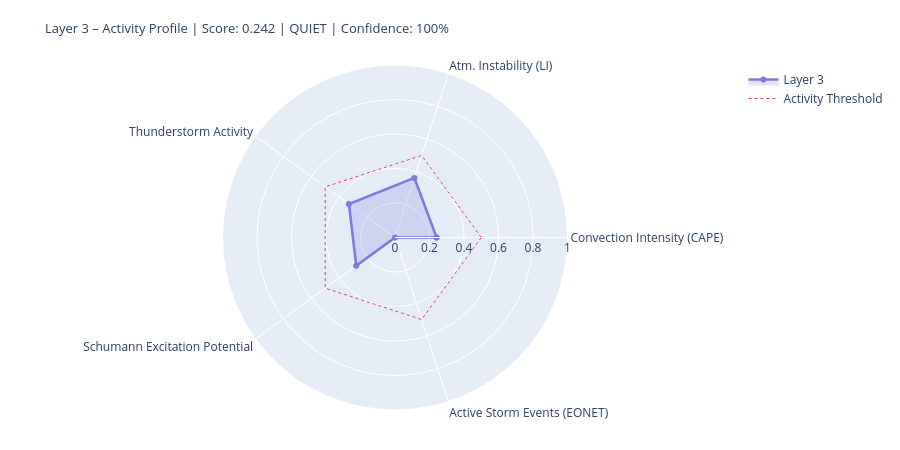

The code cell stored with this chart in its notebook:
### Markdown cell above
---
## 4. State Assessment & Handoff to Layer 4/5

### Code cell
# ============================================================
# LAYER-3-SCORE
# Five dynamic components
# ============================================================

def norm(v, lo, hi):
    if v is None or (isinstance(v, float) and math.isnan(v)): return None
    return round(max(0.0, min(1.0, (v - lo) / (hi - lo))), 4)

# --- 1) Convection intensity (global CAPE mean) ---
cape_mean = df_atm['cape'].dropna().mean() if not df_atm.empty else None
conv_score = norm(cape_mean, 0, 3000)
conv_src   = 'primary' if cape_mean is not None else 'missing'

# --- 2) Atmospheric instability (LI mean) ---
li_mean   = df_atm['li'].dropna().mean() if not df_atm.empty else None
# Negative LI = unstable → higher score
instab_score = norm(-li_mean if li_mean is not None else None, -6, 6)
instab_src   = 'primary' if li_mean is not None else 'missing'

# --- 3) Thunderstorm activity (mean thunder score + WMO count) ---
thunder_mean = df_atm['thunder_score'].mean() if not df_atm.empty else None
n_thunder    = int(df_atm['thunderstorm'].sum()) if not df_atm.empty else 0
thunder_score_val = norm(
    (thunder_mean or 0) * 0.7 + n_thunder * 0.1, 0, 1.0
) if thunder_mean is not None else None
thunder_src = 'primary'

# --- 4) Schumann excitation potential (weighted Schumann contribution) ---
schumann_pot = df_atm['schumann_contribution'].mean() if not df_atm.empty else None
# Boosted by Layer-2 thunderstorm trigger
if schumann_pot is not None and l2_thunder:
    schumann_pot = min(1.0, schumann_pot * 1.2)
schumann_score = norm(schumann_pot, 0, 1.0) if schumann_pot is not None else None
schumann_src   = 'derived'

# --- 5) Storm activity (NASA EONET) ---
# Distinction: None = data not loaded, 0.0 = loaded but no events
storm_score = None
storm_src   = 'missing'
if raw.get('storms') is not None:          # API reached successfully
    storm_score = norm(len(storm_events), 0, 30) if storm_events else 0.0
    storm_src   = 'primary'

# X-Ray and Kp: context only, not in dynamic score
# (X-Ray = Layer-0/4 driver; Kp = geomagnetic index, not a lightning proxy)
xray_context = None
if raw.get('xray'):
    df_xc = pd.DataFrame(raw['xray'])
    fc = next((c for c in df_xc.columns
               if any(k in c.lower() for k in ['flux','long']) and 'time' not in c.lower()),
              df_xc.columns[1])
    df_xc[fc] = pd.to_numeric(df_xc[fc], errors='coerce')
    xray_last = df_xc[fc].dropna().iloc[-1] if not df_xc[fc].dropna().empty else None
    if xray_last:
        xray_class = ('X' if xray_last>=1e-4 else 'M' if xray_last>=1e-5
                      else 'C' if xray_last>=1e-6 else 'B')
        xray_context = {'flux': float(xray_last), 'class': xray_class}
        print(f'X-Ray context: {xray_class}-class ({xray_last:.2e} W/m²)')

# --- Aggregate ---
COMPONENTS = {
    'Convection Intensity (CAPE)':  {'score': conv_score,       'source': conv_src,    'dynamic': True},
    'Atm. Instability (LI)':         {'score': instab_score,     'source': instab_src,  'dynamic': True},
    'Thunderstorm Activity':              {'score': thunder_score_val, 'source': thunder_src, 'dynamic': True},
    'Schumann Excitation Potential':   {'score': schumann_score,   'source': schumann_src,'dynamic': True},
    'Active Storm Events (EONET)': {'score': storm_score,      'source': storm_src,   'dynamic': True},
}

available   = {k: v['score'] for k, v in COMPONENTS.items() if v['score'] is not None}
unavailable = [k for k, v in COMPONENTS.items() if v['score'] is None]
layer3_score = round(sum(available.values()) / len(available), 4) if available else None
confidence   = round(len(available) / len(COMPONENTS), 2)
level = ('unknown' if layer3_score is None
         else 'quiet'   if layer3_score < 0.3
         else 'moderate' if layer3_score < 0.6
         else 'active')
dominant_l3 = max(available, key=available.get) if available else 'none'

# --- Ausgabe ---
W = 68
print('=' * W)
print('LAYER 3 – ATMOSPHERE / WEATHER / THUNDERSTORMS – STATE ASSESSMENT')
print('=' * W)
for name, comp in COMPONENTS.items():
    s = comp['score']
    if s is not None:
        bar = '█' * int(s * 20) + '░' * (20 - int(s * 20))
        print(f'  {name:<36} {bar}  {s:.3f}  [{comp["source"]}]')
    else:
        print(f'  {name:<36} {"─" * 20}  n/a   [missing]')
print('-' * W)
print(f'  Score:        {layer3_score:.3f}  ({len(available)}/{len(COMPONENTS)} components)')
print(f'  Confidence:   {confidence:.0%}')
print(f'  Level:        {level.upper()}')
print(f'  Dominant:     {dominant_l3}')
print(f'  CAPE mean:    {cape_mean:.0f} J/kg' if cape_mean else '  CAPE mean:    n/a')
print(f'  LI mean:      {li_mean:.1f} K' if li_mean is not None else '  LI mean:      n/a')
print(f'  Thunderstorms:{n_thunder} points (WMO)  +  {len(storm_events)} NASA EONET')
print('=' * W)

# Radar
cats   = list(available.keys())
vals_r = list(available.values())
if len(cats) >= 3:
    fig = go.Figure()
    fig.add_trace(go.Scatterpolar(
        r=vals_r + [vals_r[0]], theta=cats + [cats[0]],
        fill='toself', fillcolor='rgba(127,119,221,0.22)',
        line=dict(color='#7F77DD', width=2.5), name='Layer 3'
    ))
    fig.add_trace(go.Scatterpolar(
        r=[0.5] * (len(cats)+1), theta=cats + [cats[0]],
        line=dict(color='#E24B4A', dash='dot', width=1),
        mode='lines', name='Activity Threshold'
    ))
    fig.update_layout(
        title=dict(
            text=f'Layer 3 – Activity Profile | Score: {layer3_score:.3f} | {level.upper()} | Confidence: {confidence:.0%}',
            font=dict(size=13)
        ),
        polar=dict(radialaxis=dict(visible=True, range=[0, 1])),
        height=450, showlegend=True,
        margin=dict(l=60, r=60, t=65, b=40)
    )
    fig.show()

### Figure 1 — Plotly figure (JSON) as saved in the notebook; plotly's stock layout.template omitted (floating-point values rounded to 4 significant figures)
{"data": [{"fill": "toself", "fillcolor": "rgba(127,119,221,0.22)", "line": {"color": "#7F77DD", "width": 2.5}, "name": "Layer 3", "r": [0.2413, 0.3633, 0.3302, 0.2776, 0.0, 0.2413], "theta": ["Convection Intensity (CAPE)", "Atm. Instability (LI)", "Thunderstorm Activity", "Schumann Excitation Potential", "Active Storm Events (EONET)", "Convection Intensity (CAPE)"], "type": "scatterpolar"}, {"line": {"color": "#E24B4A", "dash": "dot", "width": 1}, "mode": "lines", "name": "Activity Threshold", "r": [0.5, 0.5, 0.5, 0.5, 0.5, 0.5], "theta": ["Convection Intensity (CAPE)", "Atm. Instability (LI)", "Thunderstorm Activity", "Schumann Excitation Potential", "Active Storm Events (EONET)", "Convection Intensity (CAPE)"], "type": "scatterpolar"}], "layout": {"height": 450, "margin": {"b": 40, "l": 60, "r": 60, "t": 65}, "polar": {"radialaxis": {"range": [0, 1], "visible": true}}, "showlegend": true, "title": {"font": {"size": 13}, "text": "Layer 3 – Activity Profile | Score: 0.242 | QUIET | Confidence: 100%"}}}
